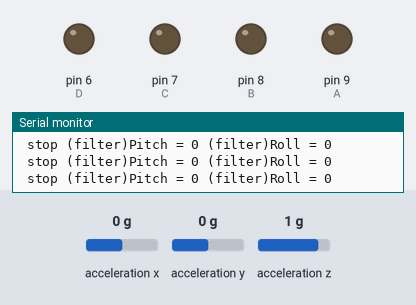
A sketch run on a simulated Arduino Uno, built with avr-gcc and run on an emulated ATmega328P. On the bench: output pins drawn as LEDs (lit = HIGH), the last lines printed to the serial monitor. Inputs (shaded band) come from the test bench; at power-on: acceleration x 0 g, acceleration y 0 g, acceleration z 1 g.

Above: at 1.2 s.
1.3 s: acceleration x set to -0.3 g
At 2.1 s:
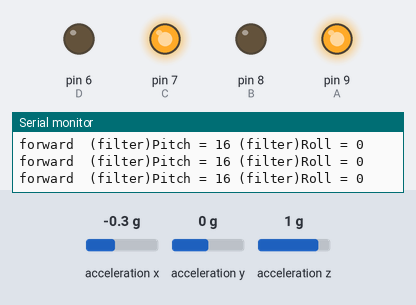
2.8 s: acceleration x set to 0.8 g
At 3.4 s:
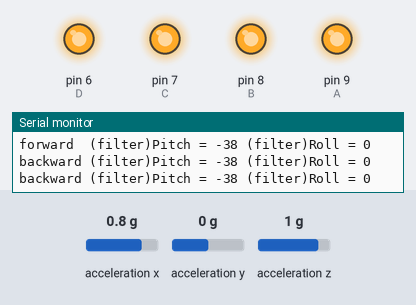
7.3 s: acceleration x set to 0.5 g
8.8 s: acceleration x set to 0.2 g
11.8 s: acceleration y set to -0.4 g
At 12.8 s:
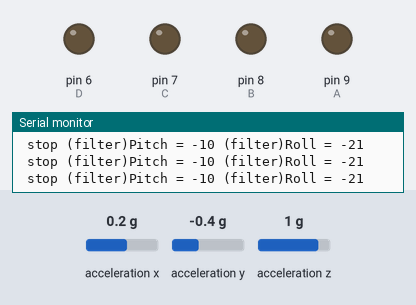
14.8 s: acceleration y set to -0.1 g
At 16.1 s:
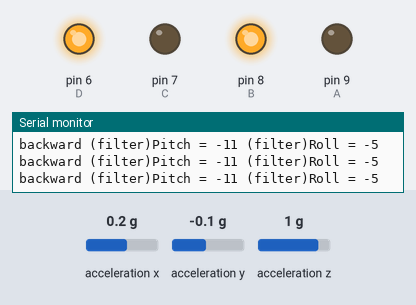
Timing chart, 0 to 17.3 s (numbered marks = the images above; inputs shaded):
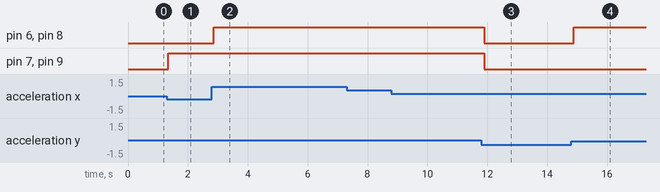

The sketch:

BOT_MOTION_CODE_.ino
```cpp
/*
    ADXL345 Testing
    (c) MyCaptain 2020 , Aman Malhotra
*/

#include <Wire.h>
#include <ADXL345.h>

int A = 9;
int B = 8;
int C = 7;
int D = 6;

ADXL345 accelerometer;

void setup(void)
{
  Serial.begin(9600);
 pinMode(A, OUTPUT);
  pinMode(B, OUTPUT);
  pinMode(C, OUTPUT);
  pinMode(D, OUTPUT);

  // Initialize ADXL345
  Serial.println("Initialize ADXL345");

  if (!accelerometer.begin())
  {
    Serial.println("Could not find a valid ADXL345 sensor, check wiring!");
    delay(500);
  }


  accelerometer.setRange(ADXL345_RANGE_16G);
}

void loop(void)
{
  // Read normalized values
  Vector norm = accelerometer.readNormalize();

  // Low Pass Filter to smooth out data. 0.1 - 0.9
  Vector filtered = accelerometer.lowPassFilter(norm, 0.5);

  // Calculate Pitch & Roll
  int pitch = -(atan2(norm.XAxis, sqrt(norm.YAxis*norm.YAxis + norm.ZAxis*norm.ZAxis))*180.0)/M_PI;
  int roll  = (atan2(norm.YAxis, norm.ZAxis)*180.0)/M_PI;

  // Calculate Pitch & Roll (Low Pass Filter)
  int fpitch = -(atan2(filtered.XAxis, sqrt(filtered.YAxis*filtered.YAxis + filtered.ZAxis*filtered.ZAxis))*180.0)/M_PI;
  int froll  = (atan2(filtered.YAxis, filtered.ZAxis)*180.0)/M_PI;

  // Output (filtered)
  Serial.print(" (filter)Pitch = ");
  Serial.print(fpitch);
  Serial.print(" (filter)Roll = ");
  Serial.print(froll);
  Serial.println();


int xval=fpitch;
int yval=froll;

 if (xval>10 && xval<90) //FWD
    {

digitalWrite(A,HIGH);
digitalWrite(C,HIGH);
 Serial.print("forward ");
      delay(300);
    }
  else if (xval>-90 && xval<-10)// BWD
    {

digitalWrite(B,HIGH);
digitalWrite(D,HIGH);
 Serial.print("backward");
    delay(300);

    }
     else
     {
      (xval>-10 && xval<10);
       Serial.print(" stop");//STOP
    {

digitalWrite(A,LOW);
digitalWrite(C,LOW);
digitalWrite(B,LOW);
digitalWrite(D,LOW);
    }
digitalWrite(A,LOW);
digitalWrite(C,LOW);
digitalWrite(B,LOW);
digitalWrite(D,LOW);


  }
}
```

Measured:
- the behaviour switches between -0.1 and -0.2 g on acceleration x (found by bisection; images 0 and 1)
- the behaviour switches between -0.3 and -0.2 g on acceleration y (found by bisection; images 3 and 4)
- after the input at 1.3 s, pin 7 (C), pin 9 (A): LOW → HIGH after 0.05 s
- after the input at 2.8 s, pin 6 (D), pin 8 (B): LOW → HIGH after 0.06 s
- after the input at 11.8 s, pin 6 (D), pin 7 (C), pin 8 (B), pin 9 (A): HIGH → LOW after 0.10 s
- after the input at 14.8 s, pin 6 (D), pin 8 (B): LOW → HIGH after 0.08 s
